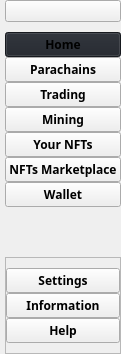
     <widget class="QCustomSlideMenu" name="leftMenuContainer" native="true">
      <property name="maximumSize">
       <size>
        <width>65</width>
        <height>16777215</height>
       </size>
      </property>
      <property name="styleSheet">
       <string notr="true">#centralwidget{
   background-color:#351c75;
}
</string>
      </property>
      <layout class="QVBoxLayout" name="verticalLayout">
       <property name="spacing">
        <number>0</number>
       </property>
       <property name="leftMargin">
        <number>0</number>
       </property>
       <property name="topMargin">
        <number>0</number>
       </property>
       <property name="rightMargin">
        <number>0</number>
       </property>
       <property name="bottomMargin">
        <number>0</number>
       </property>
       <item>
        <widget class="QWidget" name="leftMenuSubContainer" native="true">
         <layout class="QVBoxLayout" name="verticalLayout_2">
          <property name="spacing">
           <number>0</number>
          </property>
          <property name="leftMargin">
           <number>5</number>
          </property>
          <property name="topMargin">
           <number>0</number>
          </property>
          <property name="rightMargin">
           <number>0</number>
          </property>
          <property name="bottomMargin">
           <number>0</number>
          </property>
          <item alignment="Qt::AlignTop">
           <widget class="QFrame" name="frame">
            <property name="frameShape">
             <enum>QFrame::NoFrame</enum>
            </property>
            <property name="frameShadow">
             <enum>QFrame::Raised</enum>
            </property>
            <layout class="QHBoxLayout" name="horizontalLayout_2">
             <property name="spacing">
              <number>0</number>
             </property>
             <property name="leftMargin">
              <number>0</number>
             </property>
             <property name="topMargin">
              <number>0</number>
             </property>
             <property name="rightMargin">
              <number>0</number>
             </property>
             <property name="bottomMargin">
              <number>0</number>
             </property>
             <item>
              <widget class="QPushButton" name="menuBtn">
               <property name="toolTip">
                <string>Menu</string>
               </property>
               <property name="text">
                <string/>
               </property>
               <property name="icon">
                <iconset resource="resources.qrc">
                 <normaloff>:/icons/icons/align-justify.svg</normaloff>:/icons/icons/align-justify.svg</iconset>
               </property>
               <property name="iconSize">
                <size>
                 <width>24</width>
                 <height>24</height>
                </size>
               </property>
              </widget>
             </item>
            </layout>
           </widget>
          </item>
          <item>
           <widget class="QFrame" name="frame_2">
            <property name="sizePolicy">
             <sizepolicy hsizetype="Preferred" vsizetype="Preferred">
              <horstretch>0</horstretch>
              <verstretch>0</verstretch>
             </sizepolicy>
            </property>
            <property name="frameShape">
             <enum>QFrame::NoFrame</enum>
            </property>
            <property name="frameShadow">
             <enum>QFrame::Raised</enum>
            </property>
            <layout class="QVBoxLayout" name="verticalLayout_3">
             <property name="spacing">
              <number>0</number>
             </property>
             <property name="leftMargin">
              <number>0</number>
             </property>
             <property name="topMargin">
              <number>10</number>
             </property>
             <property name="rightMargin">
              <number>0</number>
             </property>
             <property name="bottomMargin">
              <number>10</number>
             </property>
             <item>
              <widget class="QPushButton" name="homeBtn">
               <property name="font">
                <font>
                 <family>Segoe Print</family>
                 <weight>75</weight>
                 <bold>true</bold>
                </font>
               </property>
               <property name="toolTip">
                <string>Home</string>
               </property>
               <property name="styleSheet">
                <string notr="true">background-color:#1f232a;</string>
               </property>
               <property name="text">
                <string>Home</string>
               </property>
               <property name="icon">
                <iconset resource="resources.qrc">
                 <normaloff>:/icons/icons/home.svg</normaloff>:/icons/icons/home.svg</iconset>
               </property>
               <property name="iconSize">
                <size>
                 <width>24</width>
                 <height>24</height>
                </size>
               </property>
              </widget>
             </item>
             <item>
              <widget class="QPushButton" name="networksBtn">
               <property name="font">
                <font>
                 <family>Segoe Print</family>
                 <weight>75</weight>
                 <bold>true</bold>
                </font>
               </property>
               <property name="toolTip">
                <string>View Available Blockchains</string>
               </property>
               <property name="text">
                <string>Parachains</string>
               </property>
               <property name="icon">
                <iconset resource="resources.qrc">
                 <normaloff>:/icons/icons/codesandbox.svg</normaloff>:/icons/icons/codesandbox.svg</iconset>
               </property>
               <property name="iconSize">
                <size>
                 <width>24</width>
                 <height>24</height>
                </size>
               </property>
              </widget>
             </item>
             <item>
              <widget class="QPushButton" name="tradeBtn">
               <property name="font">
                <font>
                 <family>Segoe Print</family>
                 <weight>75</weight>
                 <bold>true</bold>
                </font>
               </property>
               <property name="toolTip">
                <string>View </string>
               </property>
               <property name="text">
                <string>Trading</string>
               </property>
               <property name="icon">
                <iconset resource="resources.qrc">
                 <normaloff>:/icons/icons/trending-up.svg</normaloff>:/icons/icons/trending-up.svg</iconset>
               </property>
               <property name="iconSize">
                <size>
                 <width>24</width>
                 <height>24</height>
                </size>
               </property>
              </widget>
             </item>
             <item>
              <widget class="QPushButton" name="miningBtn">
               <property name="font">
                <font>
                 <family>Segoe Print</family>
                 <weight>75</weight>
                 <bold>true</bold>
                </font>
               </property>
               <property name="toolTip">
                <string>Mine Crypto</string>
               </property>
               <property name="text">
                <string>Mining</string>
               </property>
               <property name="icon">
                <iconset resource="resources.qrc">
                 <normaloff>:/icons/icons/cpu.svg</normaloff>:/icons/icons/cpu.svg</iconset>
               </property>
               <property name="iconSize">
                <size>
                 <width>24</width>
                 <height>24</height>
                </size>
               </property>
              </widget>
             </item>
             <item>
              <widget class="QPushButton" name="mintingBtn">
               <property name="font">
                <font>
                 <family>Segoe Print</family>
                 <weight>75</weight>
                 <bold>true</bold>
                </font>
               </property>
               <property name="toolTip">
                <string>Mint NFTs</string>
               </property>
               <property name="text">
                <string>Your NFTs</string>
               </property>
               <property name="icon">
                <iconset resource="resources.qrc">
                 <normaloff>:/icons/icons/github.svg</normaloff>:/icons/icons/github.svg</iconset>
               </property>
               <property name="iconSize">
                <size>
                 <width>24</width>
                 <height>24</height>
                </size>
               </property>
              </widget>
             </item>
             <item>
              <widget class="QPushButton" name="nftMarketBtn">
               <property name="font">
                <font>
                 <family>Segoe Print</family>
                 <weight>75</weight>
                 <bold>true</bold>
                </font>
               </property>
               <property name="toolTip">
                <string>Buy and Sell NFTs</string>
               </property>
               <property name="text">
                <string>NFTs Marketplace</string>
               </property>
               <property name="icon">
                <iconset resource="resources.qrc">
                 <normaloff>:/icons/icons/shopping-cart.svg</normaloff>:/icons/icons/shopping-cart.svg</iconset>
               </property>
               <property name="iconSize">
                <size>
                 <width>24</width>
                 <height>24</height>
                </size>
               </property>
              </widget>
             </item>
             <item>
              <widget class="QPushButton" name="walletBtn">
               <property name="font">
                <font>
                 <family>Segoe Print</family>
                 <weight>75</weight>
                 <bold>true</bold>
                </font>
               </property>
               <property name="text">
                <string>Wallet</string>
               </property>
               <property name="icon">
                <iconset resource="resources.qrc">
                 <normaloff>:/icons/icons/credit-card.svg</normaloff>:/icons/icons/credit-card.svg</iconset>
               </property>
               <property name="iconSize">
                <size>
                 <width>24</width>
                 <height>24</height>
                </size>
               </property>
              </widget>
             </item>
            </layout>
           </widget>
          </item>
          <item>
           <spacer name="verticalSpacer">
            <property name="orientation">
             <enum>Qt::Vertical</enum>
            </property>
            <property name="sizeHint" stdset="0">
             <size>
              <width>20</width>
              <height>40</height>
             </size>
            </property>
           </spacer>
          </item>
          <item alignment="Qt::AlignBottom">
           <widget class="QFrame" name="frame_3">
            <property name="frameShape">
             <enum>QFrame::StyledPanel</enum>
            </property>
            <property name="frameShadow">
             <enum>QFrame::Raised</enum>
            </property>
            <layout class="QVBoxLayout" name="verticalLayout_4">
             <property name="spacing">
              <number>0</number>
             </property>
             <property name="leftMargin">
              <number>0</number>
             </property>
             <property name="topMargin">
              <number>10</number>
             </property>
             <property name="rightMargin">
              <number>0</number>
             </property>
             <property name="bottomMargin">
              <number>10</number>
             </property>
             <item>
              <widget class="QPushButton" name="settingsBtn">
               <property name="font">
                <font>
                 <family>Segoe Print</family>
                 <weight>75</weight>
                 <bold>true</bold>
                </font>
               </property>
               <property name="toolTip">
                <string>Go to Settings</string>
               </property>
               <property name="text">
                <string>Settings</string>
               </property>
               <property name="icon">
                <iconset resource="resources.qrc">
                 <normaloff>:/icons/icons/settings.svg</normaloff>:/icons/icons/settings.svg</iconset>
               </property>
               <property name="iconSize">
                <size>
                 <width>24</width>
                 <height>24</height>
                </size>
               </property>
              </widget>
             </item>
             <item>
              <widget class="QPushButton" name="infoBtn">
               <property name="font">
                <font>
                 <family>Segoe Print</family>
                 <weight>75</weight>
                 <bold>true</bold>
                </font>
               </property>
               <property name="toolTip">
                <string>Information about the app</string>
               </property>
               <property name="text">
                <string>Information</string>
               </property>
               <property name="icon">
                <iconset resource="resources.qrc">
                 <normaloff>:/icons/icons/info.svg</normaloff>:/icons/icons/info.svg</iconset>
               </property>
               <property name="iconSize">
                <size>
                 <width>24</width>
                 <height>24</height>
                </size>
               </property>
              </widget>
             </item>
             <item>
              <widget class="QPushButton" name="helpBtn">
               <property name="font">
                <font>
                 <family>Segoe Print</family>
                 <weight>75</weight>
                 <bold>true</bold>
                </font>
               </property>
               <property name="toolTip">
                <string>Get Help</string>
               </property>
               <property name="text">
                <string>Help</string>
               </property>
               <property name="icon">
                <iconset resource="resources.qrc">
                 <normaloff>:/icons/icons/help-circle.svg</normaloff>:/icons/icons/help-circle.svg</iconset>
               </property>
               <property name="iconSize">
                <size>
                 <width>24</width>
                 <height>24</height>
                </size>
               </property>
              </widget>
             </item>
            </layout>
           </widget>
          </item>
         </layout>
        </widget>
       </item>
      </layout>
     </widget>
